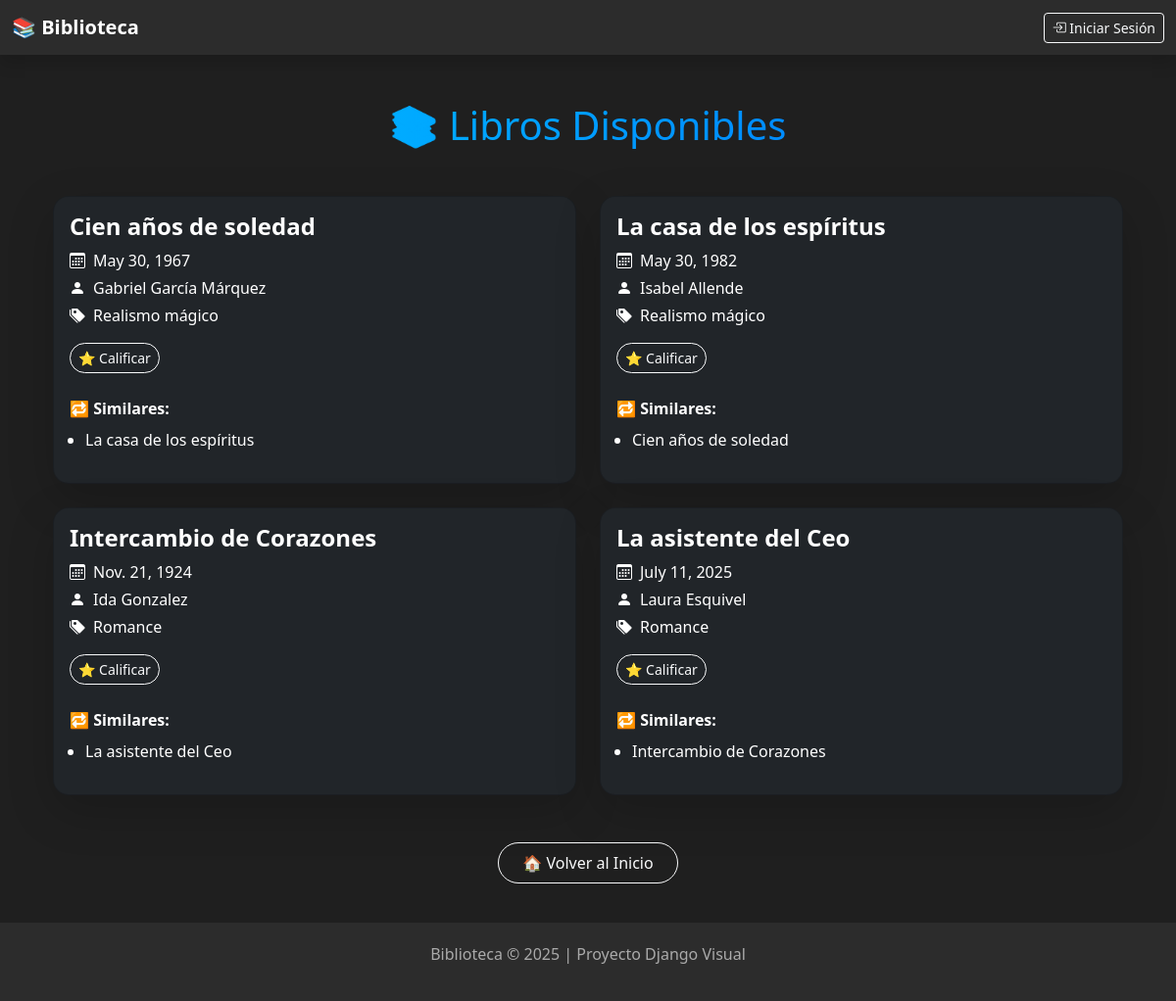
The app's page /libros/listar/ with its own data.
### libros/models.py (models this page shows, shortened)
class Libro(models.Model):
    nombre = models.CharField(max_length=200)
    autor = models.ForeignKey('Autor', on_delete=models.CASCADE)
    genero = models.ForeignKey('Genero', on_delete=models.CASCADE)
    fecha_lanzamiento = models.DateField()
    url = models.URLField(blank=True)
    archivo_pdf = models.FileField(upload_to='pdfs/', blank=True, null=True)  # ← NUEVO CAMPO

class Autor(models.Model):
    nombre = models.CharField(max_length=100)
    nacionalidad = models.CharField(max_length=50)

class Genero(models.Model):
    nombre = models.CharField(max_length=50)

### libros/views.py (the view)
# urls.py: path('listar/', views.listar_libros, name='listar_libros'),
def listar_libros(request):
    libros = Libro.objects.all()
    libros_con_similares = []
    for libro in libros:
        similares = obtener_libros_similares(libro)
        libros_con_similares.append((libro, similares))
    return render(request, 'libros/listar_libros.html', {'libros_con_similares': libros_con_similares})

### libros/views.py (called while the page is built)
def obtener_libros_similares(libro):
    return Libro.objects.filter(
        genero=libro.genero
    ).exclude(id=libro.id)[:3]

### libros/templates/libros/listar_libros.html (shortened to what this page needs)
{% extends 'base.html' %}
{% block content %}
<div class="container mt-5 text-white">
  <h1 class="text-center mb-5 text-gradient">📚 Libros Disponibles</h1>
  <div class="row row-cols-1 row-cols-md-2 g-4">
    {% for libro, similares in libros_con_similares %}
    <div class="col">
      <div class="card bg-dark text-white shadow-lg rounded-4 h-100 transition">
        <div class="card-body d-flex flex-column justify-content-between">
          <div>
            <h4 class="card-title fw-bold mb-2">{{ libro.nombre }}</h4>
            <p class="mb-1"><i class="bi bi-calendar3 me-2"></i>{{ libro.fecha_lanzamiento }}</p>
            <p class="mb-1"><i class="bi bi-person-fill me-2"></i>{{ libro.autor.nombre }}</p>
            <p class="mb-3"><i class="bi bi-tags-fill me-2"></i>{{ libro.genero.nombre }}</p>
          </div>
          <div class="d-flex flex-wrap gap-2 mt-auto">
            <a href="{% url 'calificar_libro' libro.id %}" class="btn btn-outline-light btn-sm rounded-pill">
              ⭐ Calificar
            </a>
          </div>
          <div class="mt-4">
            <strong>🔁 Similares:</strong>
            <ul class="mt-2 ps-3">
              {% for similar in similares %}
                <li>{{ similar.nombre }}</li>
              {% empty %}
                <li>No hay similares.</li>
              {% endfor %}
            </ul>
          </div>
        </div>
      </div>
    </div>
    {% endfor %}
  </div>
  <div class="text-center mt-5">
    <a href="{% url 'home' %}" class="btn btn-outline-light rounded-pill px-4 py-2 transition">
      🏠 Volver al Inicio
    </a>
  </div>
</div>
{% endblock %}

### libros/templates/base.html (shortened to what this page needs)
<!DOCTYPE html>
<html lang="es">
<head>
    <link href="https://cdn.jsdelivr.net/npm/bootstrap@5.3.0/dist/css/bootstrap.min.css" rel="stylesheet">
    <link href="https://cdn.jsdelivr.net/npm/bootstrap-icons@1.10.5/font/bootstrap-icons.css" rel="stylesheet">
</head>
<body>
<nav class="navbar navbar-expand-lg navbar-dark shadow">
  <div class="container-fluid">
    <a class="navbar-brand fw-bold" href="/">📚 Biblioteca</a>
    <div class="d-flex gap-2">
      {% if user.is_authenticated %}
        <a href="{% url 'listar_libros' %}" class="btn btn-outline-light btn-sm"><i class="bi bi-journal-bookmark"></i> Ver Libros</a>
        <a href="{% url 'subir_libro' %}" class="btn btn-outline-light btn-sm"><i class="bi bi-cloud-upload"></i> Subir Libro</a>
        <a href="{% url 'logout' %}" class="btn btn-outline-danger btn-sm"><i class="bi bi-box-arrow-right"></i> Cerrar Sesión</a>
      {% else %}
        <a href="{% url 'login' %}" class="btn btn-outline-light btn-sm"><i class="bi bi-box-arrow-in-right"></i> Iniciar Sesión</a>
      {% endif %}
    </div>
  </div>
</nav>
<div class="container mt-4">
    {% block content %}
    {% endblock %}
</div>
<footer>
    <p>Biblioteca © 2025 | Proyecto Django Visual</p>
</footer>
</body>
</html>

### libros/templates/base.html (style rules this page uses)
body { background-color: #1f1f1f; color: #f5f5f5; font-family: 'Segoe UI', sans-serif; }
.navbar { background-color: #2c2c2c; }
.card { transition: transform 0.3s ease, box-shadow 0.3s ease; }
footer { background-color: #2c2c2c; color: #aaa; padding: 20px 0; text-align: center; margin-top: 40px; }

### libros/templates/libros/listar_libros.html (style rules this page uses)
.text-gradient { background: linear-gradient(to right, #00c6ff, #0072ff); -webkit-background-clip: text; -webkit-text-fill-color: transparent; }
.transition { transition: all 0.3s ease-in-out; }

### records on screen
Libro: nombre "Cien años de soledad", fecha_lanzamiento "May 30, 1967", autor.nombre "Gabriel García Márquez", genero.nombre "Realismo mágico"
Libro: nombre "La casa de los espíritus", fecha_lanzamiento "May 30, 1982", autor.nombre "Isabel Allende", genero.nombre "Realismo mágico"
Libro: nombre "Intercambio de Corazones", fecha_lanzamiento "Nov. 21, 1924", autor.nombre "Ida Gonzalez", genero.nombre "Romance"
Libro: nombre "La asistente del Ceo", fecha_lanzamiento "July 11, 2025", autor.nombre "Laura Esquivel", genero.nombre "Romance"
